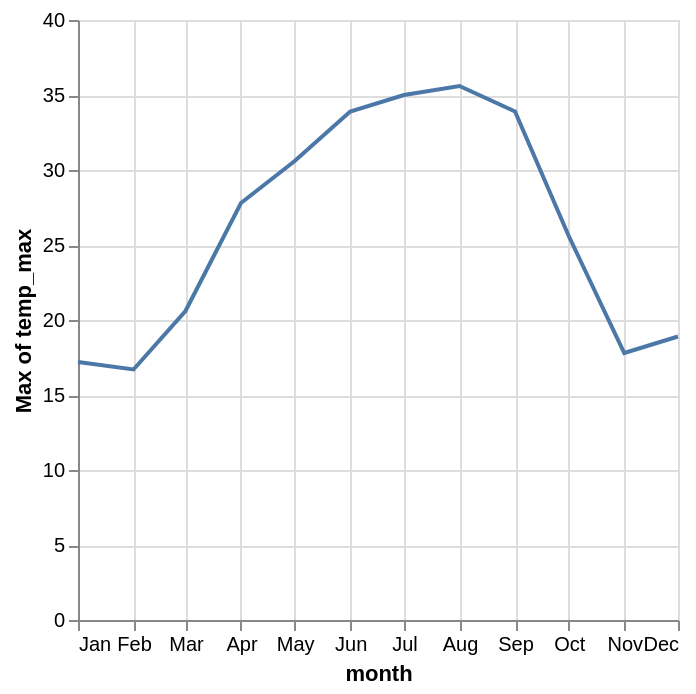

Here is the Vega-Lite specification saved for this chart:
### Vega-Lite specification from a JSON file in a GitHub repository (floating-point values rounded to 4 significant figures; data arrays with more than 128 entries replaced by an {"elided": "..."} marker saying what was removed)
{"$schema": "https://vega.github.io/schema/vega-lite/v5.json", "data": {"values": {"elided": "1461 records"}, "format": {"parse": {"date": "date", "temp_max": "number"}}}, "encoding": {"x": {"axis": {"format": "%b"}, "field": "month", "type": "temporal"}, "y": {"aggregate": "max", "field": "temp_max", "type": "quantitative"}}, "mark": "line", "transform": [{"as": "month", "field": "date", "timeUnit": "month"}]}
